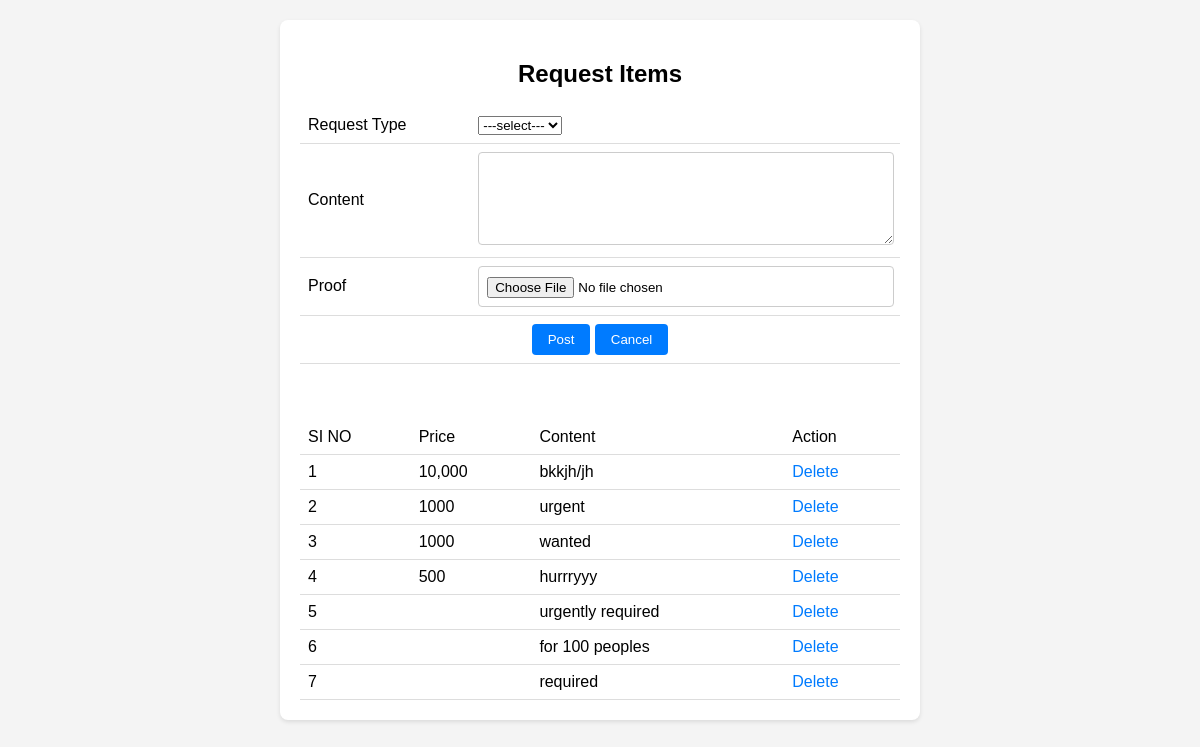
The page /Organization/reqproduct/ on the database as committed earlier.
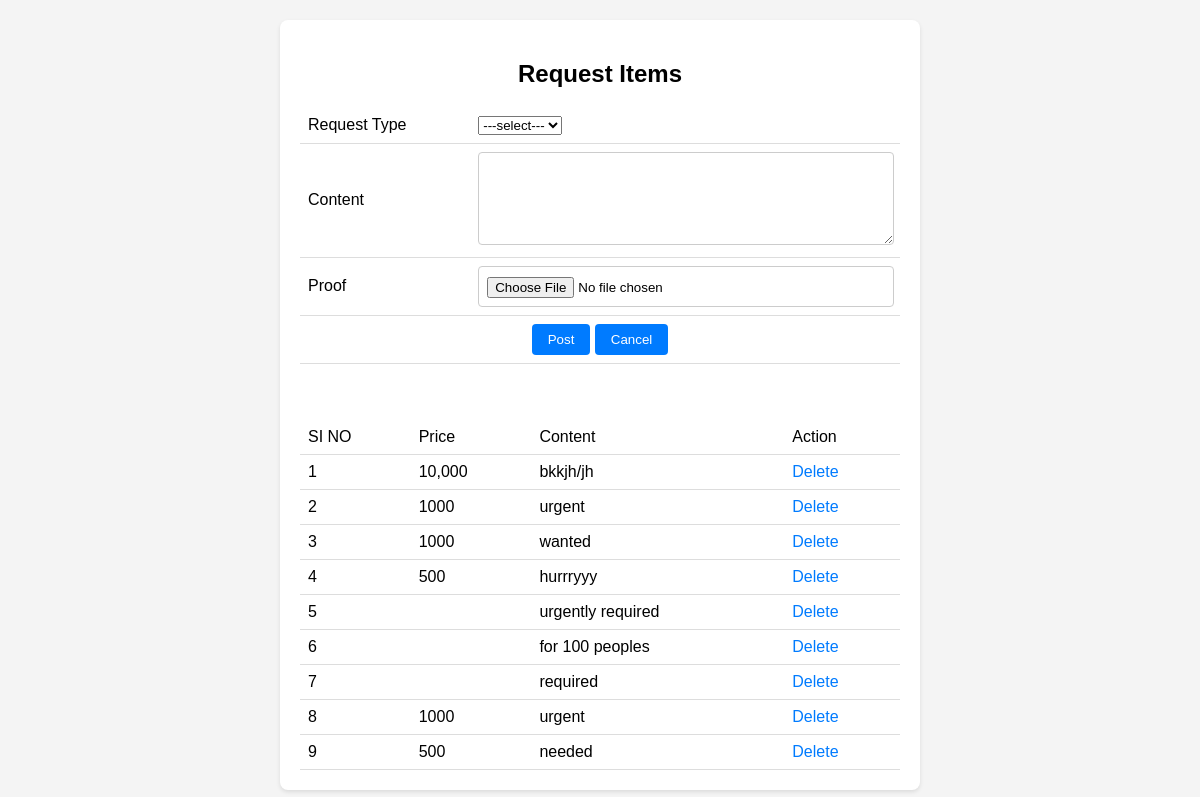
The same page on the database as committed later.
### Organization/models.py (models this page shows)
class tbl_helprequest(models.Model):
    req_price=models.CharField(max_length=50)
    req_content=models.CharField(max_length=50)
    req_proof=models.FileField(upload_to="Requests/")
    req_request=models.ForeignKey(tbl_request,on_delete=models.CASCADE)
    status=models.CharField(max_length=50,default=0,null=True)

### Organization/views.py (the view)
# urls.py: path('reqproduct/',views.reqproduct,name="reqproduct"),
def reqproduct(request):
    request_data=tbl_request.objects.all()
    rqst1=tbl_helprequest.objects.all()
    if request.method=="POST":
        price=request.POST.get("req_price")
        content=request.POST.get("req_content")
        proof=request.FILES.get("req_proof")
        rqst=tbl_request.objects.get(id=request.POST.get('req_request'))
        tbl_helprequest.objects.create(req_proof=proof,req_content=content,req_price=price,req_request=rqst)
        return render(request,'Organization/Requests.html',{'rqst':request_data,'rqst1': rqst1,'rqst1': rqst1})
    else:
        return render(request,'Organization/Requests.html',{'rqst':request_data,'rqst1': rqst1,'rqst1': rqst1})

### Organization/Templates/Organization/Requests.html (shortened to what this page needs)
<!DOCTYPE html>
<html lang="en">
<head>
</head>
<body>
    <div class="container">
        <h2>Request Items</h2>
        <form action="" method="post" enctype="multipart/form-data">
            <table>
                <tr>
                    <td>Request Type</td>
                    <td>
                        <select name="req_request" id="req_request">
                            <option value="">---select---</option>
                        </select>
                    </td>
                </tr>
                <tr>
                    <td>Content</td>
                    <td><textarea name="req_content" id="req_content" cols="30" rows="5"></textarea></td>
                </tr>
                <tr>
                    <td>Proof</td>
                    <td><input type="file" name="req_proof" id="req_proof"></td>
                </tr>
                <tr>
                    <td colspan="2" align="center">
                        <input type="submit" value="Post">
                        <input type="reset" value="Cancel">
                    </td>
                </tr>
            </table>
        </form>
        <br><br>
        <table>
            <tr>
                <td>SI NO</td>
                <td>Price</td>
                <td>Content</td>
                <td>Action</td>
            </tr>
            {% for i in rqst1 %}
            <tr>
                <td>{{forloop.counter}}</td>
                <td>{{i.req_price}}</td>
                <td>{{i.req_content}}</td>
                <td><a href="#">Delete</a></td>
            </tr>
            {% endfor %}
        </table>
    </div>
</body>
</html>

Rows that differ between the two databases and show on the page:
added tbl_helprequest: req_price "1000", req_content "urgent"
added tbl_helprequest: req_price "500", req_content "needed"
